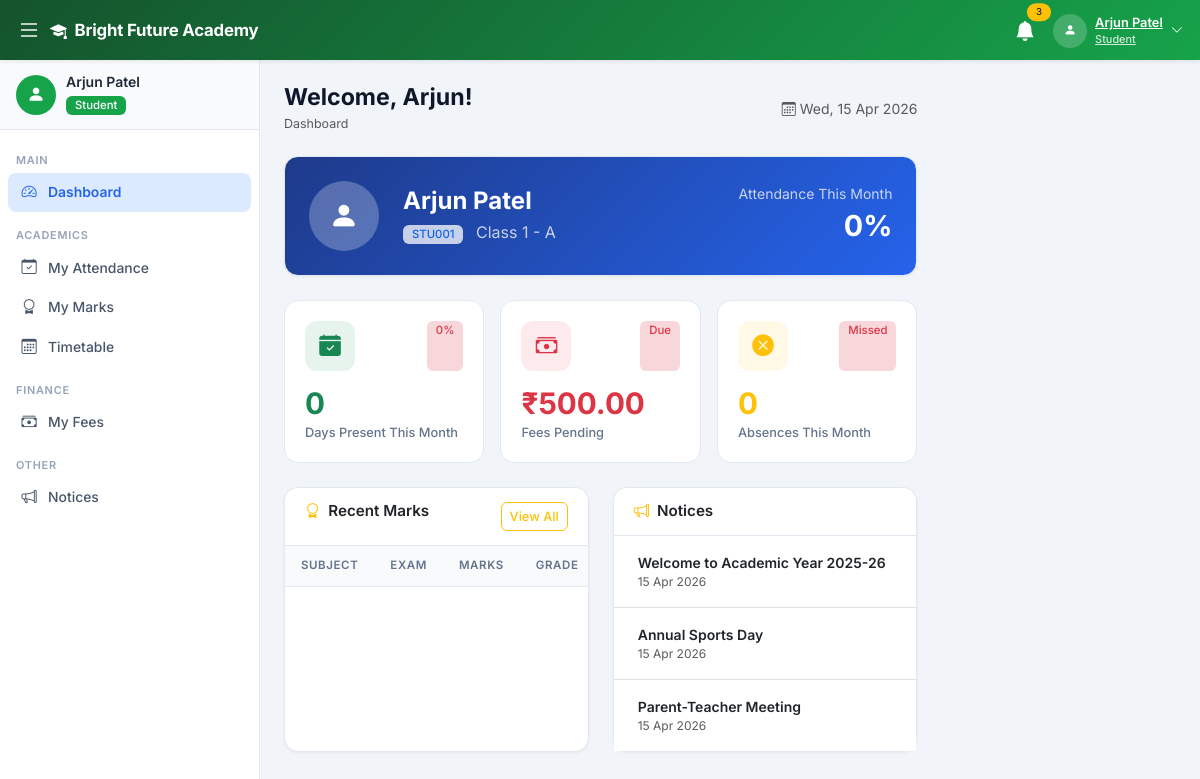
The app's page /student/dashboard.php (signed in) with its own data.
### tables this page shows
CREATE TABLE IF NOT EXISTS settings (
    id INT AUTO_INCREMENT PRIMARY KEY,
    setting_key VARCHAR(100) UNIQUE NOT NULL,
    setting_value TEXT,
    setting_group VARCHAR(50) DEFAULT 'general',
    updated_at TIMESTAMP DEFAULT CURRENT_TIMESTAMP ON UPDATE CURRENT_TIMESTAMP
);

CREATE TABLE IF NOT EXISTS students (
    id INT AUTO_INCREMENT PRIMARY KEY,
    user_id INT UNIQUE NOT NULL,
    admission_id INT,
    roll_number VARCHAR(20) UNIQUE NOT NULL,
    class_id INT NOT NULL,
    parent_name VARCHAR(100),
    parent_phone VARCHAR(20),
    parent_email VARCHAR(100),
    date_of_birth DATE,
    gender ENUM('Male','Female','Other'),
    blood_group VARCHAR(5),
    admission_date DATE DEFAULT (CURRENT_DATE),
    created_at TIMESTAMP DEFAULT CURRENT_TIMESTAMP,
    FOREIGN KEY (user_id) REFERENCES users(id) ON DELETE CASCADE,
    FOREIGN KEY (class_id) REFERENCES classes(id) ON DELETE CASCADE,
    FOREIGN KEY (admission_id) REFERENCES admissions(id) ON DELETE SET NULL
);

CREATE TABLE IF NOT EXISTS classes (
    id INT AUTO_INCREMENT PRIMARY KEY,
    class_name VARCHAR(50) NOT NULL,
    section VARCHAR(10) NOT NULL,
    class_teacher_id INT,
    seats INT DEFAULT 40,
    created_at TIMESTAMP DEFAULT CURRENT_TIMESTAMP,
    UNIQUE KEY uq_class_section (class_name, section)
);

CREATE TABLE IF NOT EXISTS notices (
    id INT AUTO_INCREMENT PRIMARY KEY,
    title VARCHAR(200) NOT NULL,
    content TEXT NOT NULL,
    target_role ENUM('all','developer','admin','teacher','student') DEFAULT 'all',
    published_by INT NOT NULL,
    is_published TINYINT(1) DEFAULT 1,
    created_at TIMESTAMP DEFAULT CURRENT_TIMESTAMP,
    FOREIGN KEY (published_by) REFERENCES users(id) ON DELETE CASCADE
);

### config/db.php (called while the page is built, shortened)
<?php
function getDB() {
    static $conn = null;
    if ($conn === null) {
        $conn = new mysqli(DB_HOST, DB_USER, DB_PASS, DB_NAME);
        $conn->set_charset('utf8mb4');
    }
    return $conn;
}
function getSetting($key, $default = '') {
    $db  = getDB();
    $key = $db->real_escape_string($key);
    $res = $db->query("SELECT setting_value FROM settings WHERE setting_key='$key' LIMIT 1");
    if ($res && $res->num_rows > 0) {
        return $res->fetch_assoc()['setting_value'];
    }
    return $default;
}
function formatDate($d) {
    return $d ? date('d M Y', strtotime($d)) : '-';
}

### student/dashboard.php (the view, shortened to what this page needs)
<?php
require_once '../config/db.php';
$db = getDB();
$uid = (int)$_SESSION['user_id'];
$student = $db->query("SELECT s.*,c.class_name,c.section FROM students s JOIN classes c ON s.class_id=c.id WHERE s.user_id=$uid")->fetch_assoc();
$sid = (int)($student['id'] ?? 0);
$att = $db->query("SELECT status,COUNT(*) as c FROM attendance WHERE student_id=$sid AND MONTH(date)=MONTH(CURDATE()) AND YEAR(date)=YEAR(CURDATE()) GROUP BY status")->fetch_all(MYSQLI_ASSOC);
$attStats = ['Present'=>0,'Absent'=>0,'Late'=>0,'Leave'=>0]; foreach ($att as $a) $attStats[$a['status']] = $a['c'];
$attTotal = array_sum($attStats) ?: 1;
$attPct   = round(($attStats['Present']/$attTotal)*100);
$feesPending = $db->query("SELECT COUNT(*) as c, COALESCE(SUM(amount),0) as s FROM fees WHERE student_id=$sid AND status!='Paid'")->fetch_assoc();
$notices = $db->query("SELECT n.*,u.name as author FROM notices n JOIN users u ON n.published_by=u.id WHERE n.target_role IN ('all','student') AND n.is_published=1 ORDER BY n.created_at DESC LIMIT 4");
?>
<?php include '../includes/header.php'; ?>
<?php include '../includes/sidebar.php'; ?>
<div class="main-content" id="mainContent">
<div class="page-header d-flex justify-content-between align-items-center">
    <div><h2>Welcome, <?= htmlspecialchars(explode(' ',$_SESSION['name'])[0]) ?>!</h2><nav><ol class="breadcrumb mb-0"><li class="breadcrumb-item active">Dashboard</li></ol></nav></div>
    <div class="text-muted small"><i class="bi bi-calendar3 me-1"></i><?= date('D, d M Y') ?></div>
</div>
<?php if ($student): ?>
<div class="card mb-4" style="background:linear-gradient(135deg,#1e3a8a,#2563eb);color:#fff">
    <div class="card-body d-flex align-items-center gap-4 p-4">
        <div class="bg-white bg-opacity-25 rounded-circle d-flex align-items-center justify-content-center" style="width:70px;height:70px;font-size:1.8rem">
            <i class="bi bi-person-fill text-white"></i>
        </div>
        <div>
            <h4 class="fw-700 mb-1 text-white"><?= htmlspecialchars($_SESSION['name']) ?></h4>
            <div class="text-white opacity-75">
                <span class="badge bg-white text-primary me-2"><?= htmlspecialchars($student['roll_number']) ?></span>
                <?= htmlspecialchars($student['class_name'].' - '.$student['section']) ?>
            </div>
        </div>
        <div class="ms-auto text-end d-none d-md-block">
            <div class="text-white opacity-75 small">Attendance This Month</div>
            <div class="fw-700 text-white" style="font-size:1.8rem"><?= $attPct ?>%</div>
        </div>
    </div>
</div>
<div class="row g-3 mb-4">
    <div class="col-md-4">
        <div class="stat-card">
            <div class="d-flex justify-content-between mb-3"><div class="stat-icon bg-success bg-opacity-10 text-success"><i class="bi bi-calendar-check-fill"></i></div><span class="badge bg-<?= $attPct>=75?'success':($attPct>=50?'warning':'danger') ?>-subtle text-<?= $attPct>=75?'success':($attPct>=50?'warning':'danger') ?>"><?= $attPct ?>%</span></div>
            <div class="stat-value text-success"><?= $attStats['Present'] ?></div><div class="stat-label">Days Present This Month</div>
        </div>
    </div>
    <div class="col-md-4">
        <div class="stat-card">
            <div class="d-flex justify-content-between mb-3"><div class="stat-icon bg-danger bg-opacity-10 text-danger"><i class="bi bi-cash-stack"></i></div><span class="badge bg-<?= $feesPending['c']>0?'danger':'success' ?>-subtle text-<?= $feesPending['c']>0?'danger':'success' ?>"><?= $feesPending['c']>0?'Due':'Clear' ?></span></div>
            <div class="stat-value text-danger">&#8377;<?= number_format($feesPending['s'],2) ?></div><div class="stat-label">Fees Pending</div>
        </div>
    </div>
    <div class="col-md-4">
        <div class="stat-card">
            <div class="d-flex justify-content-between mb-3"><div class="stat-icon bg-warning bg-opacity-10 text-warning"><i class="bi bi-x-circle-fill"></i></div><span class="badge bg-danger-subtle text-danger">Missed</span></div>
            <div class="stat-value text-warning"><?= $attStats['Absent'] ?></div><div class="stat-label">Absences This Month</div>
        </div>
    </div>
</div>
<div class="row g-4">
    <div class="col-lg-6">
        <div class="card h-100">
            <div class="card-header d-flex justify-content-between"><h6 class="card-title"><i class="bi bi-award me-2 text-warning"></i>Recent Marks</h6><a href="marks.php" class="btn btn-sm btn-outline-warning">View All</a></div>
            <div class="table-responsive"><table class="table">
                <thead><tr><th>Subject</th><th>Exam</th><th>Marks</th><th>Grade</th></tr></thead>
            </table></div>
        </div>
    </div>
    <div class="col-lg-6">
        <div class="card h-100">
            <div class="card-header"><h6 class="card-title"><i class="bi bi-megaphone me-2 text-warning"></i>Notices</h6></div>
            <div class="card-body p-0"><ul class="list-group list-group-flush">
                <?php while ($n=$notices->fetch_assoc()): ?>
                <li class="list-group-item px-4 py-3">
                    <div class="fw-600 small"><?= htmlspecialchars($n['title']) ?></div>
                    <div class="text-muted fs-12"><?= formatDate($n['created_at']) ?></div>
                </li>
                <?php endwhile; ?>
            </ul></div>
        </div>
    </div>
</div>
<?php endif; ?>
</div>
<?php include '../includes/footer.php'; ?>

### includes/header.php (shortened to what this page needs)
<!DOCTYPE html>
<html lang="en">
<head>
    <link href="https://cdn.jsdelivr.net/npm/bootstrap@5.3.2/dist/css/bootstrap.min.css" rel="stylesheet">
    <link href="https://cdn.jsdelivr.net/npm/bootstrap-icons@1.11.3/font/bootstrap-icons.css" rel="stylesheet">
    <link href="<?= APP_URL ?>/assets/css/style.css" rel="stylesheet">
</head>
<body>
<?php
$role        = $_SESSION['role'] ?? '';
$navGradient = [
    'developer' => 'background:linear-gradient(135deg,#4c1d95,#7c3aed)',
    'admin'     => 'background:linear-gradient(135deg,#991b1b,#dc2626)',
    'teacher'   => 'background:linear-gradient(135deg,#1e3a8a,#2563eb)',
    'student'   => 'background:linear-gradient(135deg,#14532d,#16a34a)',
];
$navStyle = $navGradient[$role] ?? $navGradient['admin'];
?>
<nav class="navbar navbar-dark fixed-top shadow-sm" id="topNav" style="<?= $navStyle ?>;height:var(--nav-h)">
    <div class="container-fluid">
        <button class="btn btn-link text-white me-1 p-1" id="sidebarToggle">
            <i class="bi bi-list fs-4"></i>
        </button>
        <a class="navbar-brand fw-700 d-flex align-items-center gap-2" href="<?= APP_URL ?>">
            <i class="bi bi-mortarboard-fill"></i>
            <span><?= htmlspecialchars(getSetting('school_name', APP_NAME)) ?></span>
        </a>
        <div class="ms-auto d-flex align-items-center gap-2">
            <div class="dropdown">
                <button class="btn btn-link text-white position-relative p-1" data-bs-toggle="dropdown">
                    <i class="bi bi-bell-fill fs-5"></i>
                    <span class="position-absolute top-0 start-100 translate-middle badge rounded-pill bg-warning text-dark" style="font-size:.6rem">3</span>
                </button>
            </div>
            <div class="dropdown">
                <button class="btn btn-link text-white d-flex align-items-center gap-2 p-1" data-bs-toggle="dropdown">
                    <div class="avatar-circle">
                        <i class="bi bi-person-fill small"></i>
                    </div>
                    <div class="d-none d-md-block text-start">
                        <div class="fw-600" style="font-size:.8rem;line-height:1.2"><?= htmlspecialchars(mb_strimwidth($_SESSION['name'] ?? 'User', 0, 18, '...')) ?></div>
                        <div style="font-size:.68rem;opacity:.8"><?= ucfirst($role) ?></div>
                    </div>
                    <i class="bi bi-chevron-down small d-none d-md-inline"></i>
                </button>
            </div>
        </div>
    </div>
</nav>
<div class="wrapper d-flex">

### assets/css/style.css (style rules this page uses)
:root { --sidebar-w: 260px; --sidebar-sm: 68px; --nav-h: 60px; --primary: #2563eb; --primary-dark: #1d4ed8; --success: #16a34a; --warning: #d97706; --danger: #dc2626; --info: #0891b2; --body-bg: #f1f5f9; --card-bg: #ffffff; --border: #e2e8f0; --text-muted: #64748b; --dev-color: #7c3aed; }
*, *::before, *::after { box-sizing: border-box; }
body { font-family: 'Inter', -apple-system, BlinkMacSystemFont, 'Segoe UI', sans-serif; background: var(--body-bg); color: #1e293b; overflow-x: hidden; }
#topNav { height: var(--nav-h); z-index: 1050; }
.navbar-brand { font-size: 1.05rem; letter-spacing: -.2px; }
.avatar-circle { width: 34px; height: 34px; border-radius: 50%; background: rgba(255,255,255,.2); display: flex; align-items: center; justify-content: center; }
.wrapper { margin-top: var(--nav-h); }
.main-content { margin-left: var(--sidebar-w); min-height: calc(100vh - var(--nav-h)); padding: 24px; transition: margin-left .25s ease; }
.page-header { margin-bottom: 22px; }
.page-header h2 { font-size: 1.45rem; font-weight: 700; color: #0f172a; margin: 0; }
.page-header .breadcrumb { font-size: .78rem; margin: 3px 0 0; }
.stat-card { background: #fff; border: 1px solid var(--border); border-radius: 14px; padding: 20px; transition: transform .2s, box-shadow .2s; }
.stat-icon { width: 50px; height: 50px; border-radius: 12px; display: flex; align-items: center; justify-content: center; font-size: 1.35rem; }
.stat-value { font-size: 1.85rem; font-weight: 700; line-height: 1.1; }
.stat-label { font-size: .8rem; color: var(--text-muted); font-weight: 500; margin-top: 4px; }
.card { border: 1px solid var(--border); border-radius: 14px; background: #fff; box-shadow: 0 1px 3px rgba(0,0,0,.05); }
.card-header { background: #fff; border-bottom: 1px solid var(--border); padding: 14px 20px; border-radius: 14px 14px 0 0 !important; }
.card-title { font-size: .95rem; font-weight: 600; margin: 0; }
.card-body { padding: 20px; }
.table { font-size: .875rem; margin: 0; }
.table th { background: #f8fafc; font-size: .72rem; font-weight: 600; text-transform: uppercase; letter-spacing: .05em; color: var(--text-muted); padding: 11px 16px; border-bottom: 1px solid var(--border); }
.badge { font-weight: 500; padding: 4px 9px; border-radius: 6px; font-size: .71rem; }
.btn { border-radius: 8px; font-weight: 500; font-size: .875rem; }
.btn-sm { border-radius: 6px; font-size: .8rem; }
.fw-600 { font-weight: 600; }
.fw-700 { font-weight: 700; }
.fs-12 { font-size: .75rem; }

### records on screen
settings: setting_value "Bright Future Academy"
students: roll_number "STU001", class.section "Class 1 - A"
notices: title "Welcome to Academic Year 2025-26", created_at "15 Apr 2026"
notices: title "Annual Sports Day", created_at "15 Apr 2026"
notices: title "Parent-Teacher Meeting", created_at "15 Apr 2026"

### other values on screen
mb_strimwidth($_SESSION['name'] ?? 'User', 0, 18, '...') "Arjun Patel"
$role "Student"
mb_strimwidth($_SESSION['name'] ?? '', 0, 22, '...') "Arjun Patel"
$label "Dashboard My Attendance My Marks Timetable My Fees Notices"
explode(' ',$_SESSION['name'])[0] "Arjun"
$_SESSION['name'] "Arjun Patel"
$attPct "0"
$attStats['Present'] "0"
$feesPending['s'] "500.00"
$attStats['Absent'] "0"
